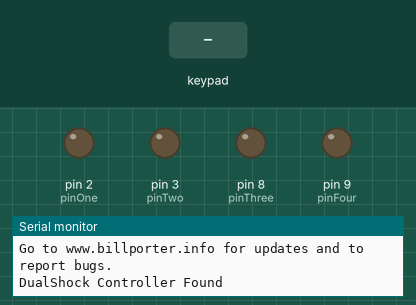
This sketch was run on a simulated Arduino Uno, built with avr-gcc and run on an emulated ATmega328P. On the bench: output pins drawn as LEDs (lit = HIGH), the last lines printed to the serial monitor. The test bench sets the inputs (shaded band).

Above: at 1.2 s.
1.3 s: key 'U' pressed
At 2.1 s:
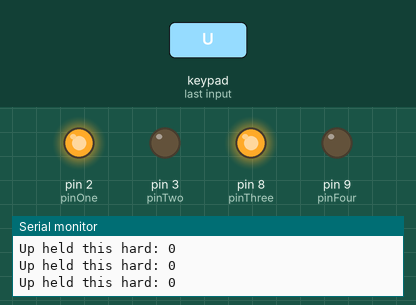
2.8 s: key 'D' pressed
At 3.1 s:
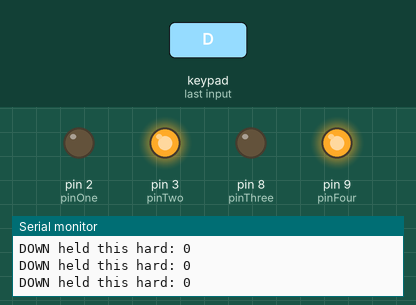
4.3 s: key 'L' pressed
At 4.7 s:
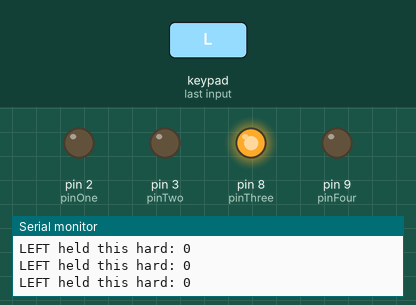
5.8 s: key 'R' pressed
At 6.2 s:
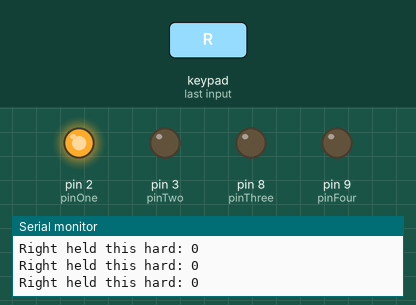
Timing chart, 0 to 8.3 s (numbered marks = the images above; inputs shaded):
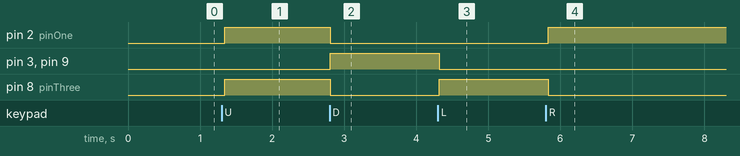

The sketch:

Tank.ino
```cpp
#include <PS2X_lib.h>

PS2X ps2x;

int pinOne = 2;// right motor
int pinTwo = 3;// right motor (pwm)
int pinThree = 8;// left motor motor
int pinFour = 9;// left motor (pwm)

int error = 0;
byte type = 0;
byte vibrate = 0;

//switch red and black pins
void setup() {
  Serial.begin(57600);
  pinMode(pinOne, OUTPUT);
  pinMode(pinTwo, OUTPUT);
  pinMode(pinThree, OUTPUT);
  pinMode(pinFour, OUTPUT);

  error = ps2x.config_gamepad(13,11,10,12, true, true);   //setup pins and settings:  GamePad(clock, command, attention, data, Pressures?, Rumble?) check for error

 if(error == 0){
   Serial.println("Found Controller, configured successful");
   Serial.println("Try out all the buttons, X will vibrate the controller, faster as you press harder;");
  Serial.println("holding L1 or R1 will print out the analog stick values.");
  Serial.println("Go to www.billporter.info for updates and to report bugs.");
 }

  else if(error == 1)
   Serial.println("No controller found, check wiring, see readme.txt to enable debug. visit www.billporter.info for troubleshooting tips");

  else if(error == 2)
   Serial.println("Controller found but not accepting commands. see readme.txt to enable debug. Visit www.billporter.info for troubleshooting tips");

  else if(error == 3)
   Serial.println("Controller refusing to enter Pressures mode, may not support it. ");

   //Serial.print(ps2x.Analog(1), HEX);

   type = ps2x.readType();
     switch(type) {
       case 0:
        Serial.println("Unknown Controller type");
       break;
       case 1:
        Serial.println("DualShock Controller Found");
       break;
       case 2:
         Serial.println("GuitarHero Controller Found");
       break;
     }
}

void loop() {


if(error == 1) {//skip loop if no controller found
  return;
}
 if(type == 2){ //Guitar Hero Controller
 }
 else { //DualShock Controller

    ps2x.read_gamepad(false, vibrate);          //read controller and set large motor to spin at 'vibrate' speed


     if(ps2x.Button(PSB_PAD_UP)) {         //will be TRUE as long as button is pressed
       Serial.print("Up held this hard: ");
       Serial.println(ps2x.Analog(PSAB_PAD_UP), DEC);
       moveForward();
      }
      if(ps2x.Button(PSB_PAD_RIGHT)){
        Serial.print("Right held this hard: ");
        Serial.println(ps2x.Analog(PSAB_PAD_RIGHT), DEC);
        moveRight();
      }
      if(ps2x.Button(PSB_PAD_LEFT)){
        Serial.print("LEFT held this hard: ");
        Serial.println(ps2x.Analog(PSAB_PAD_LEFT), DEC);
        moveLeft();
      }
      if(ps2x.Button(PSB_PAD_DOWN)){
       Serial.print("DOWN held this hard: ");
      Serial.println(ps2x.Analog(PSAB_PAD_DOWN), DEC);
        moveBackward();
      }


      vibrate = ps2x.Analog(PSAB_BLUE);        //this will set the large motor vibrate speed based on
                                              //how hard you press the blue (X) button

    if (ps2x.NewButtonState() && ps2x.Button(PSB_GREEN))               //will be TRUE if any button changes state (on to off, or off to on)
    {
         Serial.println("Triangle pressed");
         stop();
    }
 }


 delay(50);

}

void moveBackward() {
  digitalWrite(pinOne, LOW);
  digitalWrite(pinTwo, HIGH);
  digitalWrite(pinThree, LOW);
  digitalWrite(pinFour,HIGH);
}

void moveForward() {
  digitalWrite(pinOne, HIGH);
  digitalWrite(pinTwo, LOW);
  digitalWrite(pinThree, HIGH);
  digitalWrite(pinFour, LOW);
}

void moveRight() {
  digitalWrite(pinOne, HIGH);
  digitalWrite(pinTwo, LOW);
  digitalWrite(pinThree, LOW);
  digitalWrite(pinFour, LOW);
}

void moveLeft() {
  digitalWrite(pinOne, LOW);
   digitalWrite(pinTwo, LOW);
  digitalWrite(pinThree, HIGH);
  digitalWrite(pinFour, LOW);
}

void stop() {
  digitalWrite(pinOne, LOW);
  digitalWrite(pinTwo, LOW);
  digitalWrite(pinThree, LOW);
  digitalWrite(pinFour, LOW);
  }
```

Measured:
- after the input at 1.3 s, pin 2 (pinOne), pin 8 (pinThree): LOW → HIGH at once
- after the input at 2.8 s, pin 2 (pinOne), pin 8 (pinThree): HIGH → LOW at once; pin 3 (pinTwo), pin 9 (pinFour): LOW → HIGH at once
- after the input at 4.3 s, pin 3 (pinTwo), pin 9 (pinFour): HIGH → LOW at once; pin 8 (pinThree): LOW → HIGH at once
- after the input at 5.8 s, pin 2 (pinOne): LOW → HIGH at once; pin 8 (pinThree): HIGH → LOW at once
